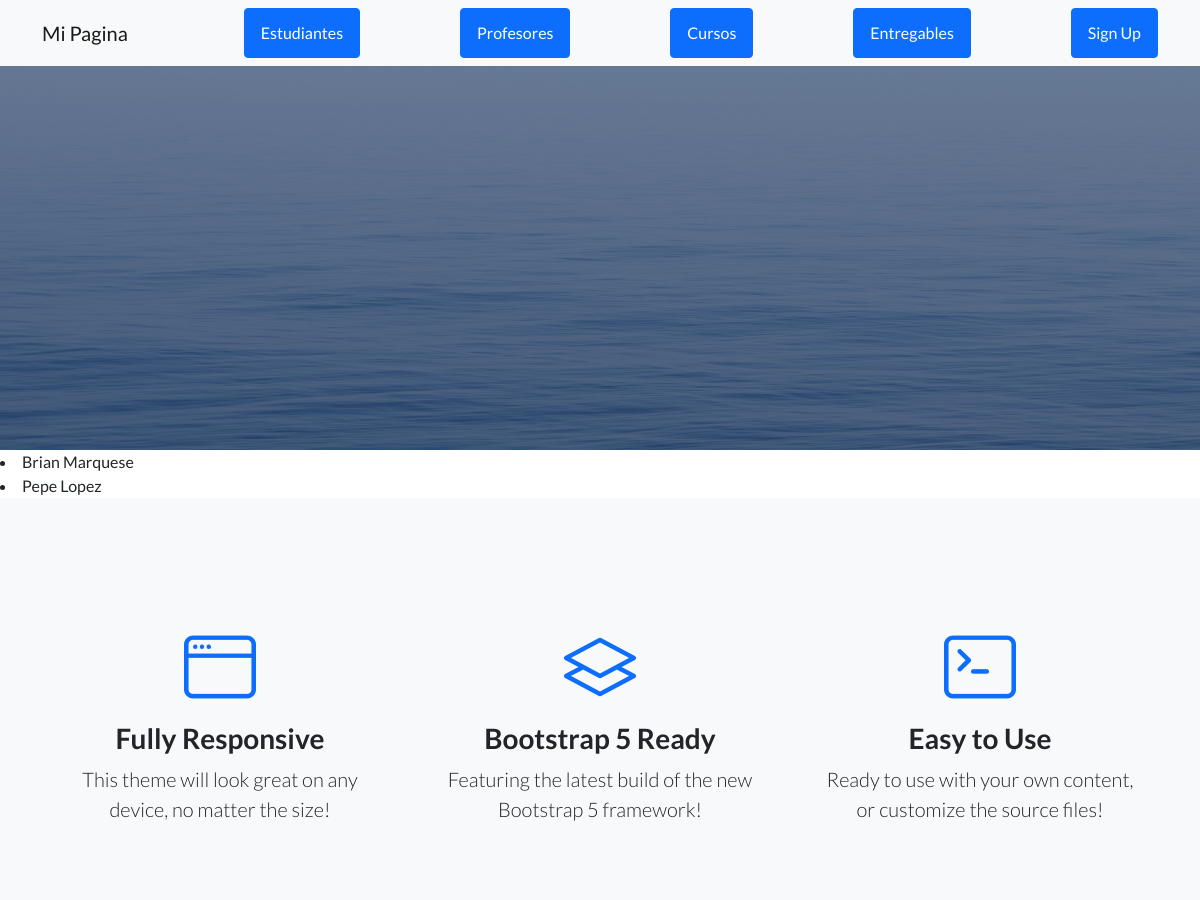
The app's page /AppCoder/estudiante/list/ (upper part), older data.
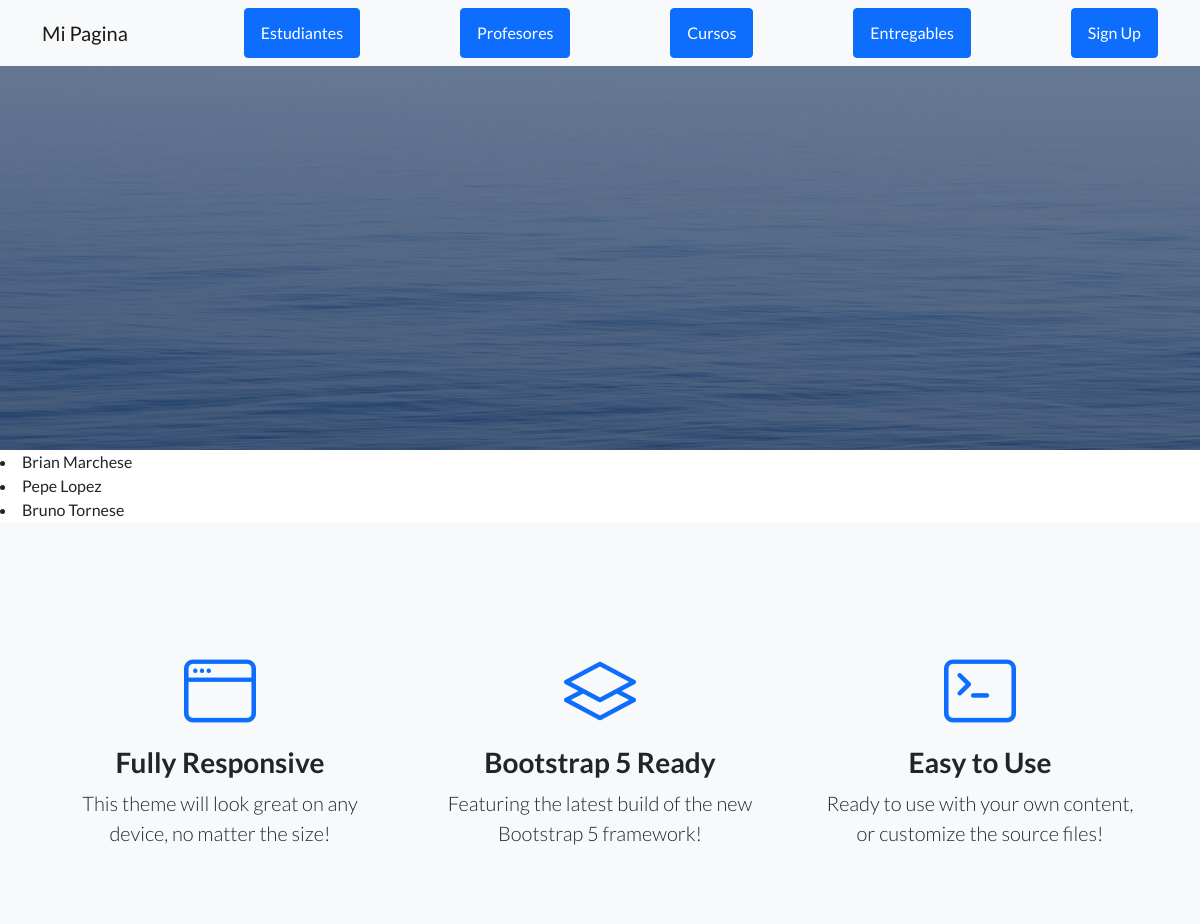
The same page, newer data.
### AppCoder/models.py (models this page shows)
class Estudiante(models.Model):
    nombre= models.CharField(max_length=50)
    apellido= models.CharField(max_length=50)
    email= models.EmailField()
    def __str__(self):
        return self.nombre+" "+self.apellido

### AppCoder/views.py (the view)
# urls.py: path('estudiante/list/', EstudianteList.as_view(), name='estudiante_listar'),
class EstudianteList(ListView):
    model= Estudiante
    template_name= "AppCoder/estudiantes_list.html"

### AppCoder/templates/AppCoder/estudiantes_list.html
{% extends "AppCoder/padre.html" %}
{% load static %}
{% block contenido_que_cambia %}
{% for estudiante in object_list %}
    <li>{{ estudiante }}</li>
{% endfor %}
{% endblock %}

### AppCoder/templates/AppCoder/padre.html (shortened to what this page needs)
<!DOCTYPE html>
<html lang="en">
    <head>
        {% load static %}
        <link href="https://cdn.jsdelivr.net/npm/bootstrap-icons@1.5.0/font/bootstrap-icons.css" rel="stylesheet" type="text/css" />
        <link href="{% static 'AppCoder/css/styles.css' %}" rel="stylesheet" />
    </head>
    <body>
        <nav class="navbar navbar-light bg-light static-top">
            <div class="container">
                <a class="navbar-brand" href="{% url 'inicio' %}">Mi Pagina</a>
                <a class="btn btn-primary" href="{% url 'estudiantes' %}">Estudiantes</a>
                <a class="btn btn-primary" href="{% url 'profesores' %}">Profesores</a>
                <a class="btn btn-primary" href="{% url 'cursos' %}">Cursos</a>
                <a class="btn btn-primary" href="{% url 'entregables' %}">Entregables</a>
                <a class="btn btn-primary" href="#signup">Sign Up</a>
            </div>
        </nav>
        <header class="masthead">
        </header>
        {% block contenido_que_cambia %}
        {% endblock %}
        <section class="features-icons bg-light text-center">
            <div class="container">
                <div class="row">
                    <div class="col-lg-4">
                        <div class="features-icons-item mx-auto mb-5 mb-lg-0 mb-lg-3">
                            <div class="features-icons-icon d-flex"><i class="bi-window m-auto text-primary"></i></div>
                            <h3>Fully Responsive</h3>
                            <p class="lead mb-0">This theme will look great on any device, no matter the size!</p>
                        </div>
                    </div>
                    <div class="col-lg-4">
                        <div class="features-icons-item mx-auto mb-5 mb-lg-0 mb-lg-3">
                            <div class="features-icons-icon d-flex"><i class="bi-layers m-auto text-primary"></i></div>
                            <h3>Bootstrap 5 Ready</h3>
                            <p class="lead mb-0">Featuring the latest build of the new Bootstrap 5 framework!</p>
                        </div>
                    </div>
                    <div class="col-lg-4">
                        <div class="features-icons-item mx-auto mb-0 mb-lg-3">
                            <div class="features-icons-icon d-flex"><i class="bi-terminal m-auto text-primary"></i></div>
                            <h3>Easy to Use</h3>
                            <p class="lead mb-0">Ready to use with your own content, or customize the source files!</p>
                        </div>
                    </div>
                </div>
            </div>
        </section>
    </body>
</html>

Row changes from the older to the newer data that the page shows:
changed Estudiante: nombre+apellido "Brian Marquese" → "Brian Marchese"
added Estudiante: nombre+apellido "Bruno Tornese"
